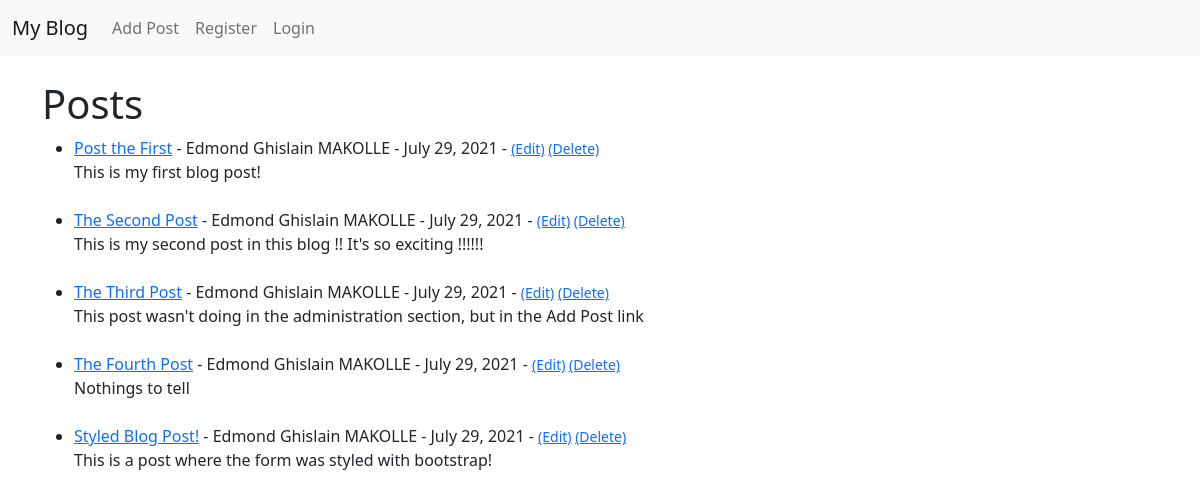
The app's page /, older data.
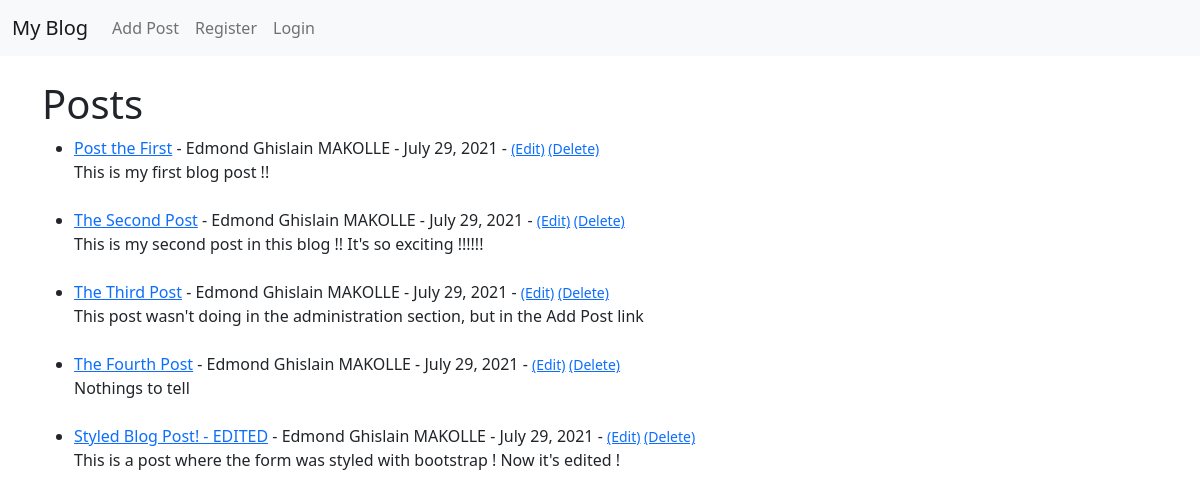
The same page, newer data.
### theblog/models.py (models this page shows, shortened)
class Post (models.Model):
    title = models.CharField(max_length=255)
    author = models.ForeignKey(User, on_delete=models.CASCADE)
    body = models.TextField()
    post_date = models.DateField(auto_now_add=True)

### theblog/views.py (the view)
# urls.py: path('', HomeView.as_view(), name="home"),
class HomeView(ListView):
    model = Post
    template_name = 'home.html'
    ordering = ['-post_date']

### theblog/templates/home.html
{% extends 'base.html' %}
{% block content %}
    <h1>Posts</h1>
    <ul>
        {% for post in object_list %}
            <li>
                <a href="{% url 'article-detail' post.pk %}">{{ post.title}}</a> -
                {{ post.author.first_name }} {{ post.author.last_name }} -
                {{ post.post_date }} -
                <small>
                    <a href="{% url 'edit-post' post.pk %}">(Edit)</a>
                    <a href="{% url 'delete-post' post.pk %}">(Delete)</a>
                </small>
                <br>
                {{ post.body }}
                <br><br>
            </li>
        {% endfor %}
    </ul>
{% endblock %}

### theblog/templates/base.html (shortened to what this page needs)
<!doctype html>
<html lang="en">
    <head>
        <link href="https://cdn.jsdelivr.net/npm/bootstrap@5.0.2/dist/css/bootstrap.min.css" rel="stylesheet">
    </head>
    <body>
        <nav class="navbar navbar-expand-lg navbar-light bg-light">
            <div class="container-fluid">
                <a class="navbar-brand" href="{% url 'home' %}">My Blog</a>
                <div class="collapse navbar-collapse" id="navbarSupportedContent">
                    <ul class="navbar-nav me-auto mb-2 mb-lg-0">
                        <li class="nav-item">
                            <a class="nav-link" href="{% url 'add-post' %}">Add Post</a>
                        </li>
                        <li class="nav-item">
                            <a class="nav-link" href="{% url 'register' %}">Register</a>
                        </li>
                        <li class="nav-item">
                            <a class="nav-link" href="{% url 'login' %}">Login</a>
                        </li>
                    </ul>
                </div>
            </div>
        </nav>
        <br>
        <div class="container">
            {% block content %}
            {% endblock %}
        </div>
    </body>
</html>

Row changes from the older to the newer data that the page shows:
changed Post "Post the First": body "This is my first blog post!" → "This is my first blog post !!"
changed Post: title "Styled Blog Post!" → "Styled Blog Post! - EDITED"; body "This is a post where the form was styled with bootstrap!" → "This is a post where the form was styled with bootstrap ! Now it's edited !"
